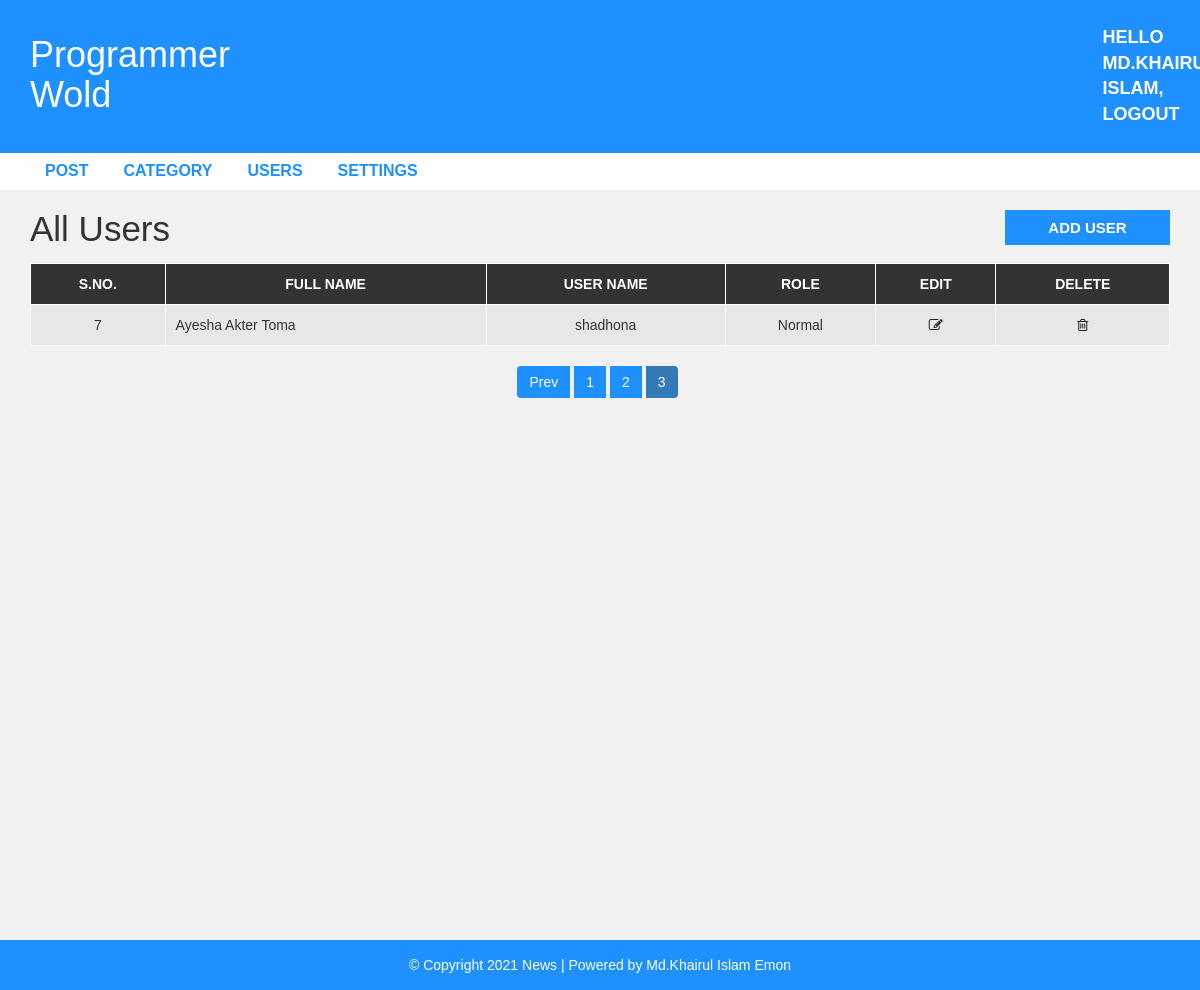
The page /admin/users.php?page=3 (signed in) on the database as committed earlier.
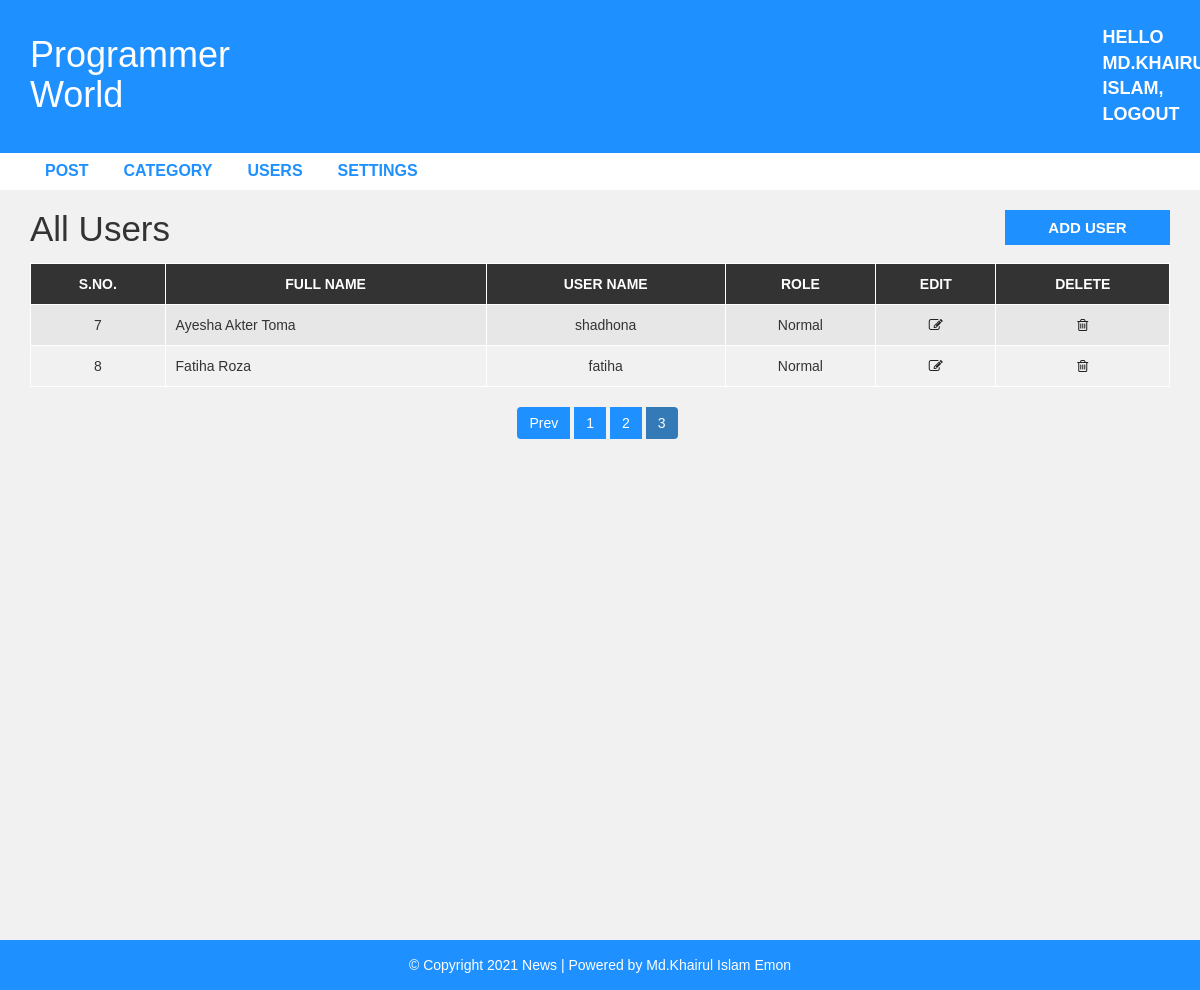
The same page on the database as committed later.
### tables this page shows
CREATE TABLE `settings` (
  `websitename` varchar(60) NOT NULL,
  `logo` varchar(50) NOT NULL,
  `footerdesc` varchar(255) NOT NULL
);

CREATE TABLE `user` (
  `user_id` int(11) NOT NULL,
  `first_name` varchar(30) NOT NULL,
  `last_name` varchar(30) NOT NULL,
  `username` varchar(30) DEFAULT NULL,
  `password` varchar(40) DEFAULT NULL,
  `role` int(11) NOT NULL
);

### admin/users.php (the view, shortened to what the changed rows need)
<?php include "header.php";
?>
<div id="admin-content">
    <div class="container">
        <div class="row">
            <div class="col-md-10">
                <h1 class="admin-heading">All Users</h1>
            </div>
            <div class="col-md-12">
                <?php
                include 'config.php';
                $limit = 3;
                if (isset($_GET['page'])) {
                    $page = $_GET['page'];
                } else {
                    $page = 1;
                }
                $offset = ($page - 1) * $limit;
                $sql = "SELECT * FROM user ORDER BY user_id ASC LIMIT {$offset},{$limit}";
                $_result = mysqli_query($conn, $sql);
                if (mysqli_num_rows($_result) > 0) {
                ?>
                    <table class="content-table">
                        <thead>
                            <th>S.No.</th>
                            <th>Full Name</th>
                            <th>User Name</th>
                            <th>Role</th>
                            <th>Edit</th>
                            <th>Delete</th>
                        </thead>
                        <tbody>
                            <?php
                            $serial = $offset + 1;
                            while ($row = mysqli_fetch_assoc($_result)) {
                            ?>
                                <tr>
                                    <td class='id'><?php echo $serial; ?></td>
                                    <td><?php echo $row['first_name'] . " " . $row['last_name']; ?></td>
                                    <td><?php echo $row['username']; ?></td>
                                    <td><?php
                                        if ($row['role'] == 1) {
                                            echo "Admin";
                                        } else {
                                            echo "Normal";
                                        }
                                        ?></td>
                                    <td class='edit'><a href='update-user.php?id=<?php echo $row['user_id']; ?>'><i class='fa fa-edit'></i></a></td>
                                    <td class='delete'><a href='delete-user.php?id=<?php echo $row['user_id']; ?>'><i class='fa fa-trash-o'></i></a></td>
                                </tr>
                            <?php
                                $serial++;
                            }
                            ?>
                        </tbody>
                    </table>
                <?php
                }
                $sql1 = "SELECT * FROM user";
                $result1 = mysqli_query($conn, $sql1) or die("Query Failed!!!");
                if (mysqli_num_rows($result1) > 0) {
                    $total_records = mysqli_num_rows($result1);
                    $total_page = ceil($total_records / $limit);
                    echo '<ul class="pagination admin-pagination">';
                    for ($i = 1; $i <= $total_page; $i++) {
                        if ($i == $page) {
                            $active = 'active';
                        } else {
                            $active = '';
                        }
                        echo '<li class="' . $active . '"><a href="users.php?page=' . $i . '">' . $i . '</a></li>';
                    }
                    echo '</ul>';
                }
                ?>
            </div>
        </div>
    </div>
</div>
<?php include "footer.php"; ?>

### admin/header.php (shortened to what the changed rows need)
<!DOCTYPE html>
<html lang="en">
<head>
    <link rel="stylesheet" href="../css/bootstrap.min.css" />
    <link rel="stylesheet" href="../css/font-awesome.css">
    <link rel="stylesheet" href="../css/style.css">
</head>
<body>
    <div id="header-admin">
        <div class="container">
            <div class="row">
                <div class="col-md-2">
                <?php
                    include 'config.php';
                    $sql = "SELECT * FROM settings";
                    $result = mysqli_query($conn, $sql) or die("Query Failed!!!");
                    if (mysqli_num_rows($result) > 0) {
                        while ($row = mysqli_fetch_assoc($result)) {
                                if(true){
                                echo '<a style="color:white;" href="post.php"><h1>' . $row['websitename'] . '</h1></a>';
                            } else {
                                echo '<a href="post.php" id="logo"><img src="images/' . $row['logo'] . '"></a>';
                            }
                        }
                    }
                    ?>
                </div>
            </div>
        </div>
    </div>

Rows that differ between the two databases and show on the page:
removed settings: websitename "Programmer Wold"
added settings: websitename "Programmer World"
added user: first_name "Fatiha", last_name "Roza", username "fatiha", role "Normal"
